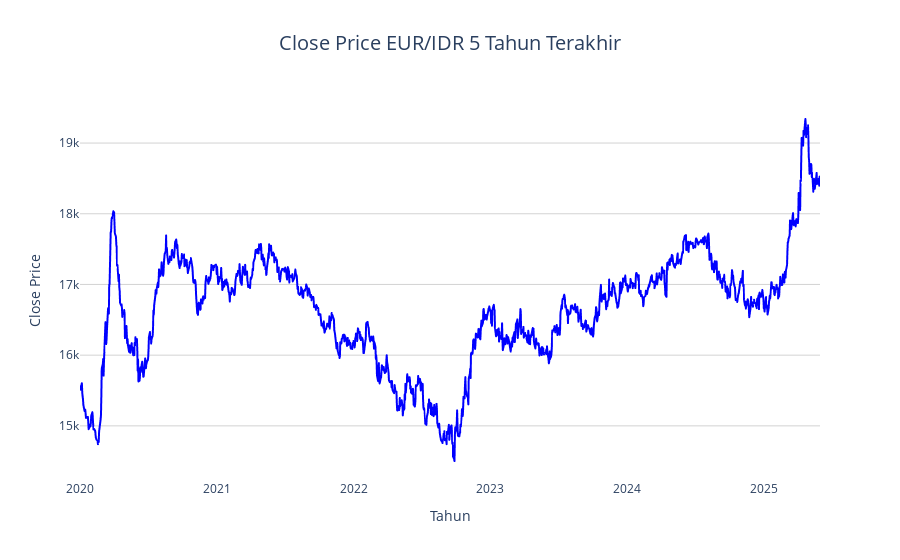

Notebook code for this chart:
### Code cell
import plotly.express as px

df_close = pd.DataFrame(df_all['Close Price']).copy()
df_close = df_close.reset_index()  
df_close.rename(columns={"index": "Date"}, inplace=True)

fig = px.line(
    df_close,
    x="Date",
    y="Close Price",
    title="Close Price EUR/IDR 5 Tahun Terakhir",
    labels={"Close Price": "Close Price", "Date": "Tahun"},
    template="plotly_white"
)
fig.update_traces(line=dict(color="blue", width=2))
fig.update_layout(
    title=dict(x=0.5, font=dict(size=20)),
    xaxis=dict(showgrid=False),
    yaxis=dict(showgrid=True, gridcolor="lightgray"),
    hovermode="x unified"
)

fig.show()

### Figure 1 — Plotly figure (JSON) as saved in the notebook; plotly's stock layout.template omitted (floating-point values rounded to 4 significant figures; data arrays with more than 128 entries replaced by an {"elided": "..."} marker saying what was removed)
{"data": [{"hovertemplate": "Tahun=%{x}<br>Close Price=%{y}<extra></extra>", "legendgroup": "", "line": {"color": "blue", "dash": "solid", "width": 2}, "marker": {"symbol": "circle"}, "mode": "lines", "name": "", "showlegend": false, "type": "scattergl", "x": {"elided": "1413 str values"}, "xaxis": "x", "y": {"elided": "1413 float values"}, "yaxis": "y"}], "layout": {"hovermode": "x unified", "legend": {"tracegroupgap": 0}, "title": {"font": {"size": 20}, "text": "Close Price EUR/IDR 5 Tahun Terakhir", "x": 0.5}, "xaxis": {"anchor": "y", "domain": [0, 1], "showgrid": false, "title": {"text": "Tahun"}}, "yaxis": {"anchor": "x", "domain": [0, 1], "gridcolor": "lightgray", "showgrid": true, "title": {"text": "Close Price"}}}}
